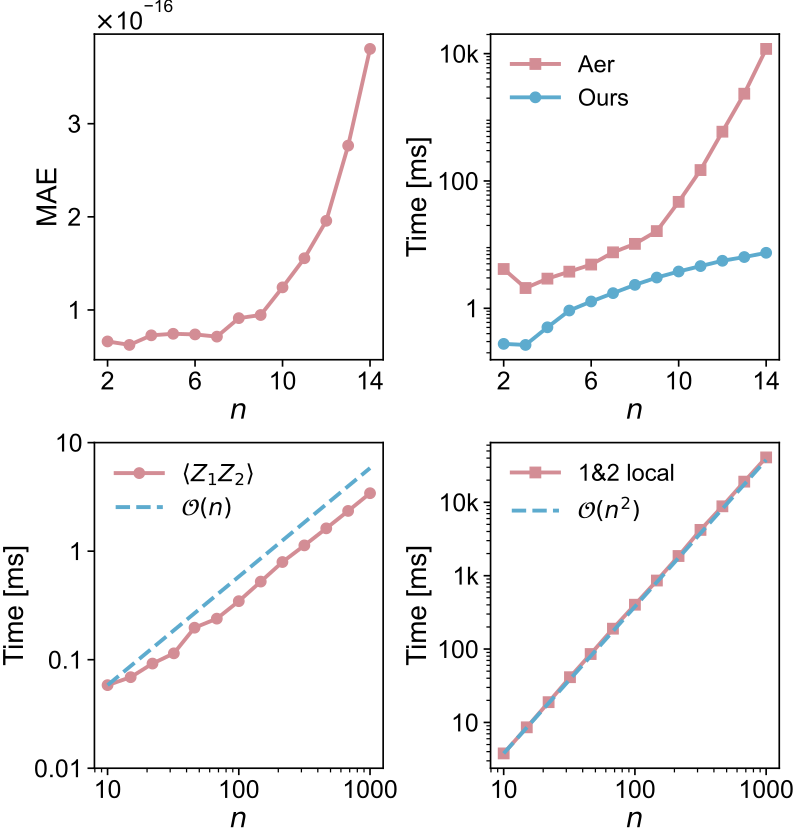

Write Python code to recreate this figure.
"""Benchmark paulinoise_simulator_2 (Heisenberg) vs paulinoise_simulator_1 (Aer density matrix).

Three panels:
  (a) MAE(sim1, sim2) for n=2..14
  (b) Wall time sim1 vs sim2 for n=2..14, log y
  (c) sim2 scaling n=10..100: single Pauli Z_1Z_2 vs 1&2-local, log-log

All panels share the same fixed random params per n.
"""

import os
import sys
import json
import numpy as np
import matplotlib.pyplot as plt
import matplotlib.ticker as ticker

_HERE = os.path.dirname(os.path.abspath(__file__))
_ROOT = os.path.dirname(_HERE)  # repo root: ``sbi_paulinoise`` package, reference PDF for the palette
sys.path.insert(0, _ROOT)

N_SEEDS      = 5
NOISE_HIGH   = 1e-3
TOPOLOGY     = "linear"
WEIGHTS      = [1, 2]

N_COMP  = list(range(2, 15))        # n=2..14
# Log-spaced sizes for panels (c)/(d): ~6 points per decade, clean on log-log.
N_SCALE = sorted(set(int(round(x)) for x in np.logspace(np.log10(10), np.log10(1000), 13)))
N_ALL   = sorted(set(N_COMP + N_SCALE))

# Prefer redrawing from saved JSON to avoid rerunning benchmarks.
JSON_PATH = os.path.join(_HERE, "benchmark_pp_paulinoise.json")
LOAD_FROM_JSON = True
SHOW_FIG = False

# Extract a palette from the reference landscape PDF's colorbar.
def _extract_colorbar_palette(reference_pdf: str, n: int = 4) -> list[str] | None:
    """Return n hex colors sampled from the reference PDF colorbar (top→bottom).

    This uses a robust heuristic: render the first page and find the column with
    the strongest monotonic (R-B) gradient, then sample representative colors.
    """
    try:
        import fitz  # PyMuPDF
    except Exception:
        return None

    try:
        doc = fitz.open(reference_pdf)
        page = doc[0]
        mat = fitz.Matrix(3, 3)
        pix = page.get_pixmap(matrix=mat, alpha=False)
        img = np.frombuffer(pix.samples, dtype=np.uint8).reshape(pix.height, pix.width, 3).astype(np.float32)
    except Exception:
        return None

    H, W, _ = img.shape
    # Focus on plot+colorbar area (exclude big margins)
    y0, y1 = int(H * 0.12), int(H * 0.82)
    core = img[y0:y1]
    Hc = core.shape[0]

    ys = np.arange(Hc, dtype=np.float32)
    ys = (ys - ys.mean()) / (ys.std() + 1e-6)

    best_x = None
    best_score = -1.0
    for x in range(int(W * 0.55), W):
        col = core[:, x, :]
        bright = col.mean(axis=1)
        if np.quantile(bright, 0.9) > 250 and np.quantile(bright, 0.1) > 240:
            continue
        sig = col[:, 0] - col[:, 2]  # R - B
        sig = (sig - sig.mean()) / (sig.std() + 1e-6)
        corr = float(np.abs((sig * ys).mean()))
        rng = float(np.linalg.norm(col.max(axis=0) - col.min(axis=0)))
        score = corr * rng
        if score > best_score:
            best_score = score
            best_x = x

    if best_x is None:
        return None

    x0, x1 = max(0, best_x - 3), min(W, best_x + 3)
    band = core[:, x0:x1, :]  # (Hc, w, 3)

    # Per-row median excluding near-white and near-black (ticks/labels)
    row = []
    for y in range(Hc):
        px = band[y].reshape(-1, 3)
        b = px.mean(axis=1)
        m = (b < 245) & (b > 20)
        if m.sum() == 0:
            row.append(np.array([255, 255, 255], dtype=np.float32))
        else:
            row.append(np.median(px[m], axis=0))
    row = np.stack(row)

    bright = row.mean(axis=1)
    cf = np.linalg.norm(row - bright[:, None], axis=1)
    valid = np.where((bright < 245) & (cf > np.quantile(cf, 0.4)))[0]
    if valid.size < 10:
        y_start, y_end = int(Hc * 0.10), int(Hc * 0.90)
    else:
        y_start = int(np.quantile(valid, 0.05))
        y_end = int(np.quantile(valid, 0.95))

    # Sample top→bottom
    qs = np.linspace(0.10, 0.90, n)
    ysamp = [int(y_start + float(q) * (y_end - y_start)) for q in qs]
    cols = row[ysamp]
    hexes = ["#%02x%02x%02x" % tuple(np.clip(np.round(c), 0, 255).astype(int)) for c in cols]
    return hexes

# If JSON exists, we will ONLY redraw from it (no simulator imports, no reruns).
_NEED_BENCH = not (LOAD_FROM_JSON and os.path.exists(JSON_PATH))

# ── Fixed shared params (same across all panels) ──────────────────────────────
if LOAD_FROM_JSON and os.path.exists(JSON_PATH):
    with open(JSON_PATH, "r") as f:
        _data = json.load(f)

    _meta = _data.get("meta", {})
    N_COMP = list(_meta.get("N_COMP", N_COMP))
    N_SCALE = list(_meta.get("N_SCALE", N_SCALE))
    N_ALL = sorted(set(N_COMP + N_SCALE))
    N_SEEDS = int(_meta.get("N_SEEDS", N_SEEDS))
    NOISE_HIGH = float(_meta.get("NOISE_HIGH", NOISE_HIGH))
    TOPOLOGY = str(_meta.get("TOPOLOGY", TOPOLOGY))
    WEIGHTS = list(_meta.get("WEIGHTS", WEIGHTS))

    # JSON stores dict keys as strings.
    shared_params = {int(k): v for k, v in _data.get("shared_params", {}).items()}
    _res = _data.get("results", {})
    mean2_12 = {int(k): float(v) for k, v in _res.get("mean2_12", {}).items()}
    mean2_1p = {int(k): float(v) for k, v in _res.get("mean2_1p", {}).items()}
    mean1 = {int(k): float(v) for k, v in _res.get("mean1", {}).items()}
    mae = {int(k): float(v) for k, v in _res.get("mae", {}).items()}
else:
    import time
    from sbi_paulinoise.paulinoise_simulator_2 import NoisyCircuitSimulator as Sim2, get_sbi_observables
    from sbi_paulinoise.paulinoise_simulator_1 import NoisyCircuitSimulator as Sim1

    rng = np.random.default_rng(42)
    shared_params = {}
    for n in N_ALL:
        sim_tmp = Sim2(n_qubits=n, cx_topology=TOPOLOGY)
        shared_params[n] = [rng.uniform(0, NOISE_HIGH, size=sim_tmp.total_params)
                            for _ in range(N_SEEDS)]

# ── sim2 1&2-local benchmark (panels a, b, c) ─────────────────────────────────
if _NEED_BENCH:
    mean2_12 = {}
    print("sim2 (1&2-local):")
    for n in N_ALL:
        sim = Sim2(n_qubits=n, cx_topology=TOPOLOGY)
        obs = get_sbi_observables(n_qubits=n, weights=WEIGHTS)
        times = []
        for p in shared_params[n]:
            t0 = time.perf_counter()
            sim.compute_expectations(p, obs)
            times.append(time.perf_counter() - t0)
        mean2_12[n] = np.mean(times)
        print(f"  n={n:3d}  k={len(obs):4d}  {np.mean(times)*1e3:8.2f} ms")

# ── sim2 single-Pauli benchmark (panel c only) ────────────────────────────────
if _NEED_BENCH:
    mean2_1p = {}
    print("\nsim2 (single Pauli Z_1Z_2):")
    for n in N_SCALE:
        sim = Sim2(n_qubits=n, cx_topology=TOPOLOGY)
        obs_1p = ["ZZ" + "I" * (n - 2)]   # Z on qubits 0,1; I elsewhere
        times = []
        for p in shared_params[n]:
            t0 = time.perf_counter()
            sim.compute_expectations(p, obs_1p)
            times.append(time.perf_counter() - t0)
        mean2_1p[n] = np.mean(times)
        print(f"  n={n:3d}  {np.mean(times)*1e3:8.3f} ms")

# ── sim1 benchmark + MAE (panels a, b) ───────────────────────────────────────
if _NEED_BENCH:
    mean1 = {}
    mae   = {}
    print("\nsim1 (Aer density matrix, 1&2-local):")
    for n in N_COMP:
        sim1 = Sim1(n_qubits=n, cx_topology=TOPOLOGY)
        sim2 = Sim2(n_qubits=n, cx_topology=TOPOLOGY)
        obs  = get_sbi_observables(n_qubits=n, weights=WEIGHTS)
        times, maes = [], []
        for p in shared_params[n]:
            t0 = time.perf_counter()
            x1 = np.array(sim1.compute_expectations(p, obs, method='aer_dm'))
            times.append(time.perf_counter() - t0)
            x2 = np.array(sim2.compute_expectations(p, obs))
            maes.append(np.mean(np.abs(x1 - x2)))
        mean1[n] = np.mean(times)
        mae[n]   = np.mean(maes)
        print(f"  n={n:3d}  {np.mean(times)*1e3:8.2f} ms  MAE={np.mean(maes):.2e}")

# ── Arrays ────────────────────────────────────────────────────────────────────
n_comp  = np.array(N_COMP,  dtype=float)
n_scale = np.array(N_SCALE, dtype=float)

m1_comp   = np.array([mean1[n]    for n in N_COMP])
m2_comp   = np.array([mean2_12[n] for n in N_COMP])
mae_arr   = np.array([mae[n]      for n in N_COMP])
m2_12_sc  = np.array([mean2_12[n] for n in N_SCALE])
m2_1p_sc  = np.array([mean2_1p[n] for n in N_SCALE])

# Reference lines fitted at n=10
ref_n2 = (m2_12_sc[0] / N_SCALE[0] ** 2) * n_scale ** 2
ref_n1 = (m2_1p_sc[0] / N_SCALE[0] ** 1) * n_scale ** 1

# ── Plot style ────────────────────────────────────────────────────────────────
_RC = {
    "font.family":        "sans-serif",
    "font.sans-serif":    ["Arial", "DejaVu Sans", "Helvetica"],
    # Bigger fonts for paper/presentation readability
    "font.size":          18,
    "axes.labelsize":     20,
    "axes.titlesize":     20,
    "xtick.labelsize":    18,
    "ytick.labelsize":    18,
    "legend.fontsize":    17,
    "axes.linewidth":     1.2,
    "savefig.bbox":       "tight",
    "savefig.pad_inches": 0.03,
}
_TP  = dict(direction="out", length=5, width=1.2)
_TPm = dict(direction="out", length=3, width=0.9)

# Pull 4 colors from the reference colorbar (top→bottom: high→low).
_REF_PDF = os.path.join(
    _ROOT,
    "sbi_qst_results",
    "qst_prep_sweep_2026-04-16_23-32-29",
    "qst_median_infidelity_landscape.pdf",
)
_pal = _extract_colorbar_palette(_REF_PDF, n=4)
# Fallback to hard-coded extraction from the reference PDF render if auto-extract fails.
_pal = _pal or ["#d38d95", "#f0ddde", "#bbdae9", "#5dabce"]

# Assign colors used across panels.
_C_ORANGE = _pal[0]  # high (reddish)
_C_PURPLE = _pal[1]  # near-white/pink
_C_GREEN  = _pal[2]  # light blue
_C_BLUE   = _pal[3]  # low (blue)

# Thicker lines & larger markers (paper-friendly).
_LW = 2.8
_MS = 7.5
_LW_REF = _LW

with plt.rc_context(_RC):
    fig, axes = plt.subplots(2, 2, figsize=(8.0, 8.4), constrained_layout=True)
    ax1, ax2, ax3, ax4 = axes.ravel()

    # ── (a) MAE ───────────────────────────────────────────────────────────────
    # Match requested style: panel (a) uses Aer red.
    ax1.plot(n_comp, mae_arr, "o-", color=_C_ORANGE, lw=_LW, ms=_MS)
    ax1.set_xlabel("$n$")
    ax1.set_ylabel("MAE")
    ax1.set_xticks([2, 6, 10, 14])
    ax1.set_yticks([1e-16, 2e-16, 3e-16])
    ax1.xaxis.set_major_formatter(ticker.FuncFormatter(lambda x, _: f"{x:g}"))
    _fmt1 = ticker.ScalarFormatter(useMathText=True)
    _fmt1.set_powerlimits((0, 0))
    ax1.yaxis.set_major_formatter(_fmt1)
    ax1.set_ylabel("MAE")
    ax1.tick_params(axis="both", which="major", **_TP)

    # ── (b) Wall time comparison, log y ──────────────────────────────────────
    ax2.plot(n_comp, m1_comp * 1e3, "s-", color=_C_ORANGE, lw=_LW, ms=_MS, label="Aer")
    ax2.plot(n_comp, m2_comp * 1e3, "o-", color=_C_BLUE,   lw=_LW, ms=_MS, label="Ours")
    ax2.set_xlabel("$n$")
    ax2.set_ylabel("Time [ms]")
    ax2.set_yscale("log")
    ax2.set_xticks([2, 6, 10, 14])
    ax2.set_yticks([1, 100, 10000])
    ax2.xaxis.set_major_formatter(ticker.FuncFormatter(lambda x, _: f"{x:g}"))
    ax2.yaxis.set_major_formatter(ticker.FuncFormatter(lambda y, _: "10k" if y == 10000 else f"{y:g}"))
    ax2.tick_params(axis="both", which="major", **_TP)
    ax2.tick_params(axis="both", which="minor", **_TPm)
    ax2.legend(frameon=False)

    # ── (c) Single Pauli scaling, log-log ────────────────────────────────────
    # Requested: data lines use red; scaling reference uses blue.
    ax3.plot(n_scale, m2_1p_sc * 1e3, "o-", color=_C_ORANGE, lw=_LW, ms=_MS,
             label=r"$\langle Z_1 Z_2 \rangle$")
    ax3.plot(n_scale, ref_n1   * 1e3, "--", color=_C_BLUE,  lw=_LW_REF, alpha=1.0,
             label=r"$\mathcal{O}(n)$")
    ax3.set_xscale("log")
    ax3.set_yscale("log")
    ax3.set_xlabel("$n$")
    ax3.set_ylabel("Time [ms]")
    ax3.xaxis.set_major_formatter(ticker.FuncFormatter(lambda x, _: f"{x:g}"))
    # Exactly 4 "nice" y ticks on log scale.
    _y = (m2_1p_sc * 1e3)
    _ymin = float(np.nanmin(_y[_y > 0]))
    _ymax = float(np.nanmax(_y))
    _d0 = int(np.floor(np.log10(_ymin)))
    _d1 = int(np.ceil(np.log10(_ymax)))
    _yticks = np.logspace(_d0, _d1, 4)
    ax3.set_yticks(_yticks)
    ax3.yaxis.set_minor_locator(ticker.NullLocator())
    ax3.yaxis.set_major_formatter(ticker.FuncFormatter(lambda y, _: f"{y:g}"))
    ax3.tick_params(axis="both", which="major", **_TP)
    ax3.tick_params(axis="both", which="minor", **_TPm)
    ax3.legend(frameon=False)

    # ── (d) 1&2-local scaling, log-log ───────────────────────────────────────
    ax4.plot(n_scale, m2_12_sc * 1e3, "s-", color=_C_ORANGE, lw=_LW, ms=_MS,
             label="1&2 local")
    ax4.plot(n_scale, ref_n2   * 1e3, "--", color=_C_BLUE,  lw=_LW_REF, alpha=1.0,
             label=r"$\mathcal{O}(n^2)$")
    ax4.set_xscale("log")
    ax4.set_yscale("log")
    ax4.set_xlabel("$n$")
    ax4.set_ylabel("Time [ms]")
    ax4.xaxis.set_major_formatter(ticker.FuncFormatter(lambda x, _: f"{x:g}"))
    ax4.yaxis.set_major_formatter(
        ticker.FuncFormatter(lambda y, _: "10k" if y == 10000 else ("1k" if y == 1000 else f"{y:g}"))
    )
    ax4.tick_params(axis="both", which="major", **_TP)
    ax4.tick_params(axis="both", which="minor", **_TPm)
    ax4.legend(frameon=False)

    out_path = os.path.join(_HERE, "benchmark_pp_paulinoise.pdf")
    fig.savefig(out_path)
    print(f"\nSaved → {out_path}")

    # Save generated benchmark data alongside the figure for reproducibility.
    def _to_jsonable(x):
        if isinstance(x, (np.integer, np.floating)):
            return x.item()
        if isinstance(x, np.ndarray):
            return x.tolist()
        if isinstance(x, dict):
            return {str(k): _to_jsonable(v) for k, v in x.items()}
        if isinstance(x, (list, tuple)):
            return [_to_jsonable(v) for v in x]
        return x

    data_out = {
        "meta": {
            "script": os.path.basename(__file__),
            "N_SEEDS": int(N_SEEDS),
            "NOISE_HIGH": float(NOISE_HIGH),
            "TOPOLOGY": str(TOPOLOGY),
            "WEIGHTS": list(WEIGHTS),
            "N_COMP": list(N_COMP),
            "N_SCALE": list(N_SCALE),
            "rng_seed": 42,
        },
        "shared_params": shared_params,   # dict: n -> list[N_SEEDS] of (total_params,) arrays
        "results": {
            "mean2_12": mean2_12,         # dict: n -> mean wall time [s]
            "mean2_1p": mean2_1p,         # dict: n -> mean wall time [s] (single Pauli)
            "mean1": mean1,               # dict: n -> mean wall time [s] (Aer density matrix)
            "mae": mae,                   # dict: n -> mean absolute error
        },
        "arrays": {
            "n_comp": n_comp,
            "n_scale": n_scale,
            "m1_comp": m1_comp,
            "m2_comp": m2_comp,
            "mae_arr": mae_arr,
            "m2_12_sc": m2_12_sc,
            "m2_1p_sc": m2_1p_sc,
            "ref_n2": ref_n2,
            "ref_n1": ref_n1,
        },
    }
    json_path = os.path.join(_HERE, "benchmark_pp_paulinoise.json")
    with open(json_path, "w", encoding="utf-8") as f:
        json.dump(_to_jsonable(data_out), f, indent=2)
    print(f"Saved → {json_path}")
    if SHOW_FIG:
        plt.show()
